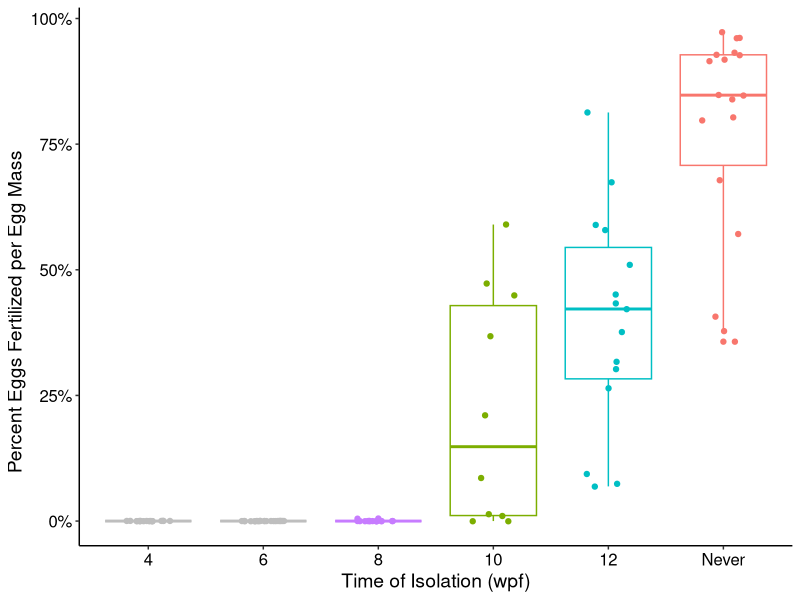
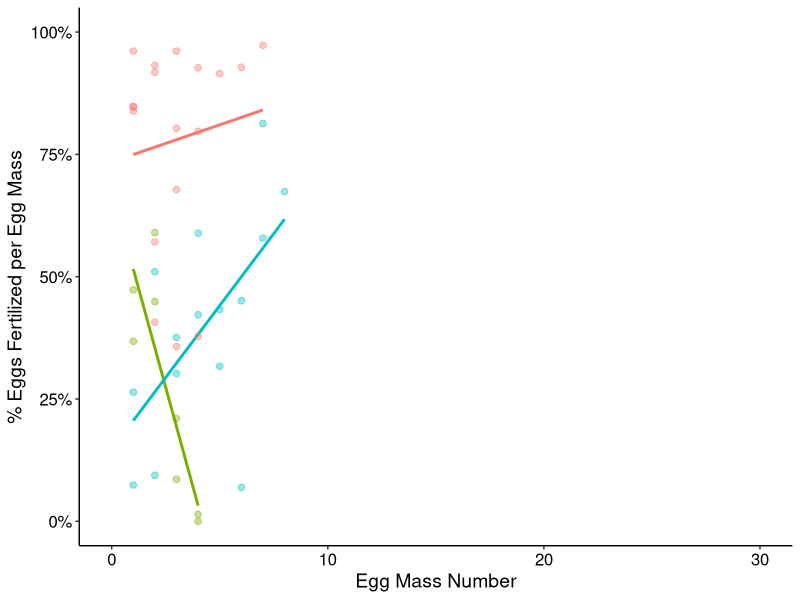
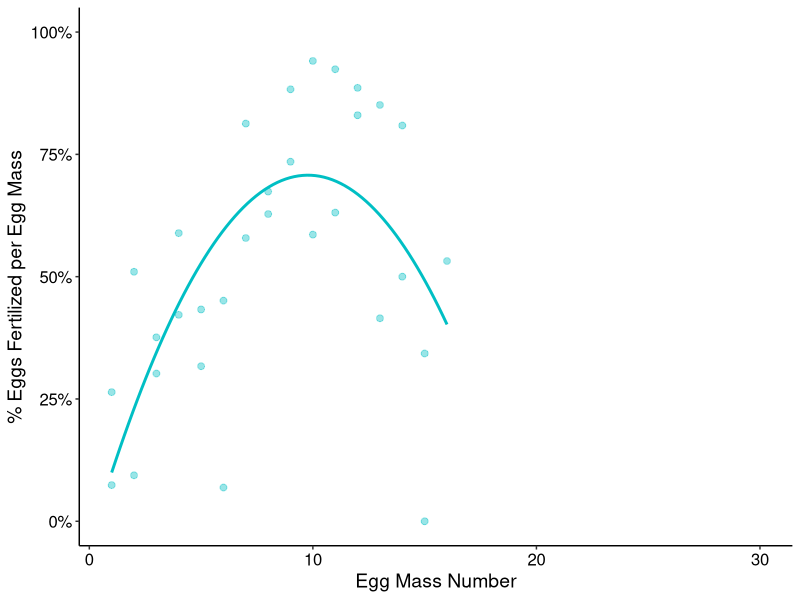
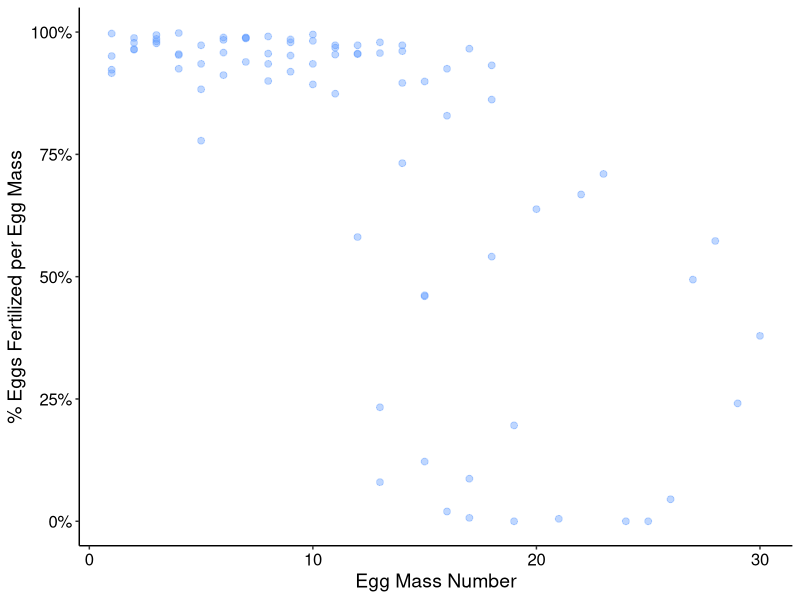
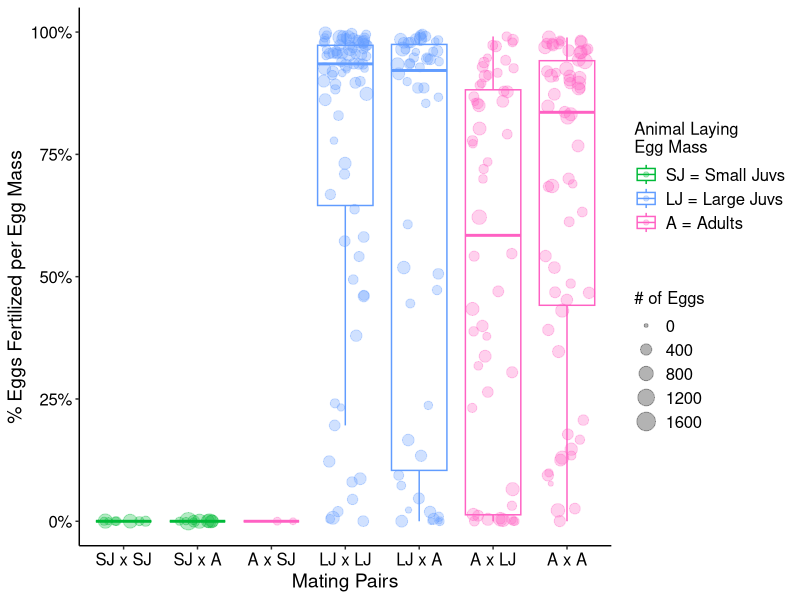
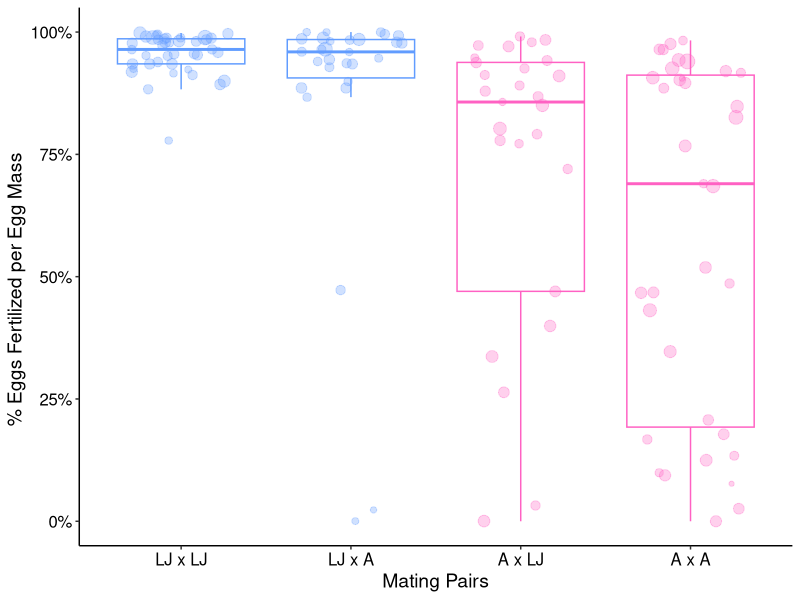
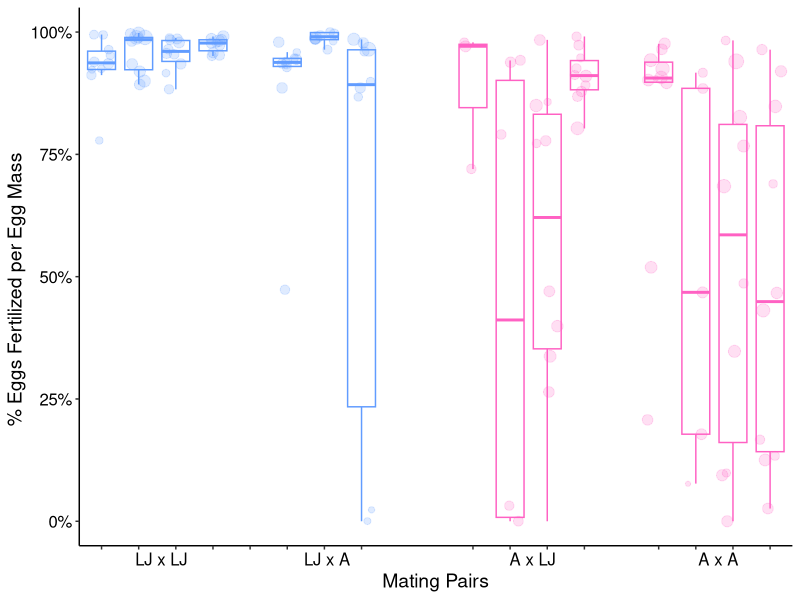

Generate these figures, in order, with R:
## Code for Figures
## All graphs were saved as a JPEG 702x351 (only 3F was 1053x351)

## Figure 1 "Staging system" has NO CODE associated with it
## Figure 2 "Exptl design" has NO CODE associated with it
## ----------------------------------------------
library(ggplot2)

## Figure 3 "Later fertilization" has the following code 
## For 3F:
setwd('C:/Users/ntara/Documents/Berghia Excel Files')
fert.df <- read.csv('Isolation Fertilization Experiment.csv')[1:99,1:12]

ggplot(data=fert.df,aes(x=wpfnev, y=pFert/100, color=wpfnev))+
  geom_boxplot()+theme_classic()+
  scale_x_discrete(limits = c("4","6","8","10","12","Never"))+
  theme(plot.title = element_text(hjust=0.5))+
  labs(x="Time of Isolation (wpf)", y="Percent Eggs Fertilized per Egg Mass              ") + 
  theme(panel.grid.major = element_blank(), panel.grid.minor = element_blank(), 
        panel.background = element_blank(), axis.line = element_line(colour = "black"),
        legend.position="none",legend.text=element_text(size=12),
        legend.title=element_text(size=12), 
        axis.text=element_text(size=12,colour="black"),
        axis.title=element_text(size=14),plot.title = element_text(face="bold", size=16))+
  geom_jitter(width = .2)+ scale_y_continuous(labels = scales::percent)+
  scale_colour_manual(values = c("gray","gray","#C77CFF","#7CAE00", "#00BFC4","#F8766D"), 
                      breaks = c("4","6","8", "10","12","Never"))




## Figure 4 "Fertilization rate" has the following code:
## This is 4A.
setwd('C:/Users/ntara/Documents/Berghia Excel Files')
fert.df <- read.csv('Isolation Fertilization Experiment.csv')[16:58,1:12]
colors4<- c("#C77CFF","#7CAE00", "#00BFC4","#F8766D")
colors3<-c("#7CAE00", "#00BFC4","#F8766D")
colors1<-c("white", "white","#F8766D")
colors2<-c("#7CAE00", "white","#F8766D")
ggplot(data=fert.df,aes(x=whorln, y=pFert/100, color= wpfn))+
  theme_classic()+xlim(0,30)+
  #scale_x_continuous(limits = c(1,30), breaks = c(0,10,20,), labels = c(0,10,20))+#   xlim(1,26.7)+ #with legend on right
  stat_smooth(method="lm", se=F,show.legend = T)+
  labs(x="Egg Mass Number", y="% Eggs Fertilized per Egg Mass    ") + 
  theme(panel.grid.major = element_blank(), panel.grid.minor = element_blank(), 
        panel.background = element_blank(), axis.line = element_line(colour = "black"),
        legend.position="none", #c(0.86, 0.5),
        legend.text=element_text(size=12),
        legend.box = "vertical",
        legend.title=element_text(size=12), 
        legend.background = element_rect(fill="white",
            size=0.5, linetype="solid",colour ="black"),
        axis.text=element_text(size=12,colour="black"),
        axis.title=element_text(size=14),plot.title = element_text(face="bold", size=16))+ 
  scale_y_continuous(limits = c(0,1), labels = scales::percent)+
  geom_point(size = 2, alpha = 0.4)+#aes(size = nEggs), alpha = 0.3)+ 
  scale_size(limits = c(1,800), range= c(0,5), name = c("# of Eggs"))+
  scale_colour_manual(values = colors3,
                      breaks = c("10 wpf","12 wpf",">16 wpf"),
                      labels = c("10 wpf","12 wpf","Never"),
                      name = "Time of Isolation")

## This is 4B.
## This is for G1 and G3 going up then down
setwd('C:/Users/ntara/Documents/Berghia Excel Files')
f_g <- read.csv('Isolation Fertilization.csv')[12:42,1:10]

ggplot(data=f_g, aes(x=whorln, y=pFert/100))+
  geom_point(color = "#00BFC4", size = 2, alpha = 0.4)+#aes(size = nEggs), stat="identity", alpha = 0.3, color = "#00BFC4") +
  theme_classic()+xlim(1,30)+
  scale_y_continuous(limits = c(0,1), labels = scales::percent)+
  theme(plot.title = element_text(hjust=0.5))+
  labs(x="Egg Mass Number", y="% Eggs Fertilized per Egg Mass    ") + 
  theme(panel.grid.major = element_blank(), panel.grid.minor = element_blank(), 
        panel.background = element_blank(), axis.line = element_line(colour = "black"),
        legend.position= "none", #c(0.85,0.7),
        legend.text=element_text(size=12),
        legend.title=element_text(size=12), axis.text=element_text(size=12,colour="black"),
        legend.background = element_rect(fill="white",
              size=0.5, linetype="solid",colour ="black"),
        axis.title=element_text(size=14),plot.title = element_text(face="bold", size=16))+
  scale_size(limits = c(1,800), range= c(0,5))+
  scale_shape_manual(values = c(16,17),
        breaks = c("G3","G1"))+ 
  geom_smooth(method = "lm", formula = y ~ x + I((x)^2), se = F, col = "#00BFC4")#+
  #scale_colour_manual(values = "#00BFC4", breaks = c("12 wpf"),
  #  labels = c("12 wpf"), name = "Time of Isolation")


## This is 4C.
setwd('C:/Users/ntara/Documents/Berghia Excel Files')
isodata <- read.csv('ABCDTUV Isolation 2.csv')[1:306,1:11]
isolargexlarge <-isodata[isodata$categ=='LL',]

#fourc<-
ggplot(data=isolargexlarge, aes(x=whorln, y=pFert/100))+
  #stat_smooth(method="lm", se=F,show.legend = T, color = "#619CFF")+
  geom_point(color = "#619CFF", size = 2, alpha = 0.4)+#aes(size = nEggs),stat="identity", width = .15, alpha = 0.3, color = "#619CFF")+
  theme_classic()+xlim(1,30)+
  scale_y_continuous(limits = c(0,1), labels = scales::percent)+
  theme(plot.title = element_text(hjust=0.5))+
  labs(x="Egg Mass Number", y = "% Eggs Fertilized per Egg Mass    ")+
  scale_size(limits = c(1,800), range= c(0,5))+
  theme(panel.grid.major = element_blank(), panel.grid.minor = element_blank(), 
        panel.background = element_blank(), axis.line = element_line(colour = "black"),
        legend.position='none',legend.text=element_text(size=12),
        legend.title=element_text(size=12), axis.text=element_text(size=12,colour="black"),
        legend.background = element_rect(fill="white",
            size=0.5, linetype="solid",colour ="black"),
        axis.title=element_text(size=14),plot.title = element_text(face="bold", size=16))#+
  #scale_colour_manual(values = "#619CFF", breaks = c("LL"),
  #      labels = c("LJ x LJ"), name = "Sizes of\nMating Pair")


## This is for Fig 5A all compare
setwd('C:/Users/ntara/Documents/Berghia Excel Files')
isodata <- read.csv('ABCDTUV Isolation 2.csv')[1:306,1:11]

ggplot(data=isodata, aes(x=categ, y=pFert/100, color = group))+
  geom_boxplot(outlier.shape=NA)+ geom_jitter(aes(size=nEggs), width = 0.3, alpha = 0.3) +
  theme_classic()+
  scale_y_continuous(limits = c(0,1), labels = scales::percent)+
  theme(plot.title = element_text(hjust=0.5))+
  labs(x = "Mating Pairs", y="% Eggs Fertilized per Egg Mass    ") + 
  scale_size(limits = c(0,1600), name = "# of Eggs")+
  theme(panel.grid.major = element_blank(), panel.grid.minor = element_blank(), 
        panel.background = element_blank(), axis.line = element_line(colour = "black"),
        legend.position="right",legend.text=element_text(size=12),
        legend.title=element_text(size=12), 
        axis.text=element_text(size=12,colour="black"),
        axis.title=element_text(size=14),plot.title = element_text(face="bold", size=16)) +
  scale_x_discrete(limits = c("SS", "SA","AS","LL","LA", "AL","AA"),
        labels = c("SJ x SJ","SJ x A","A x SJ","LJ x LJ","LJ x A","A x LJ","A x A"))+
  scale_colour_manual(values = c("#00BA38","#619CFF","#FF61C3","white"),
        breaks = c("S","L","A","J"),
        labels = c("SJ = Small Juvs", "LJ = Large Juvs","A = Adults",""),
        name = "Animal Laying\nEgg Mass")


## This is for Fig 5B below10 compare LJs and As
setwd('C:/Users/ntara/Documents/Berghia Excel Files')
isodata <- read.csv('ABCDTUV Isolation 2.csv')[1:306,1:11]
isobelow10<-isodata[isodata$whorln<11&(isodata$categ=='LA'|isodata$categ=='LL'|isodata$categ=='AA'|isodata$categ=='AL'),]

ggplot(data=isobelow10, aes(x=categ, y=pFert/100, color = group))+
  geom_boxplot(outlier.shape=NA)+ geom_jitter(aes(size = nEggs), width = 0.3, alpha = .3) +
  theme_classic()+
  theme(plot.title = element_text(hjust=0.5))+
  labs(x = "Mating Pairs", y="% Eggs Fertilized per Egg Mass     ") + 
  scale_y_continuous(limits = c(0,1), labels = scales::percent)+
  scale_size(limits = c(0,1600))+
  theme(panel.grid.major = element_blank(), panel.grid.minor = element_blank(), 
        panel.background = element_blank(), axis.line = element_line(colour = "black"),
        legend.position= "none",legend.text=element_text(size=12),
        legend.title=element_text(size=12), 
        axis.text=element_text(size=12,colour="black"),
        axis.title=element_text(size=14),plot.title = element_text(face="bold", size=16))+
  #labs(size = "SJ = 6 mm Juv\nLJ = 9 mm Juv\nJ = Juvenile\nA = Adult\n\n# of Eggs")+
  scale_x_discrete(limits = c("LL", "LA","AL","AA"),
                   labels = c("LJ x LJ","LJ x A","A x LJ","A x A"))+
  scale_colour_manual(values = c("#619CFF","#FF61C3"),
                      breaks = c("L","A"),
                      labels = c("Large Juvs","Adults"))


## This is for Fig 5C individual variation
setwd('C:/Users/ntara/Documents/Berghia Excel Files')
isodata <- read.csv('ABCDTUV Isolation 2.csv')[1:306,1:11]
isobelow10<-isodata[isodata$whorln<11&(isodata$categ=='LA'|isodata$categ=='LL'|isodata$categ=='AA'|isodata$categ=='AL'),]

ggplot(data=isobelow10, aes(x=animal, y=pFert/100, color = group))+
  geom_boxplot(outlier.shape=NA)+ geom_jitter(aes(size = nEggs), width = 0.3, alpha = .2) +
  theme_classic()+scale_size(limits = c(0,1600))+
  scale_y_continuous(limits = c(0,1), labels = scales::percent)+
  theme(plot.title = element_text(hjust=0.5))+
  labs(color = "Animal Laying\nEgg Mass",size = "Number \nof Eggs", x = "Mating Pairs", y="% Eggs Fertilized per Egg Mass     ") + 
  scale_x_discrete(limits = c("T6","W1","W3","W4","","T4","T5","W6","","","B1","B6","C1","C2","","A2","A3","D2","D3"),
                   labels = c("","         LJ x LJ","","","",""," LJ x A","","","","","         A x LJ","","","","","         A x A","",""))+
  theme(panel.grid.major = element_blank(), panel.grid.minor = element_blank(), 
        panel.background = element_blank(), axis.line = element_line(colour = "black"),
        legend.position= "none",legend.text=element_text(size=12),
        legend.title=element_text(size=12), 
        axis.text=element_text(size=12,colour="black"),
        axis.title=element_text(size=14),plot.title = element_text(face="bold", size=16))+
  scale_colour_manual(values = c("#619CFF","#FF61C3"),
        breaks = c("L","A"),
        labels = c("Large Juvs","Adults"))

